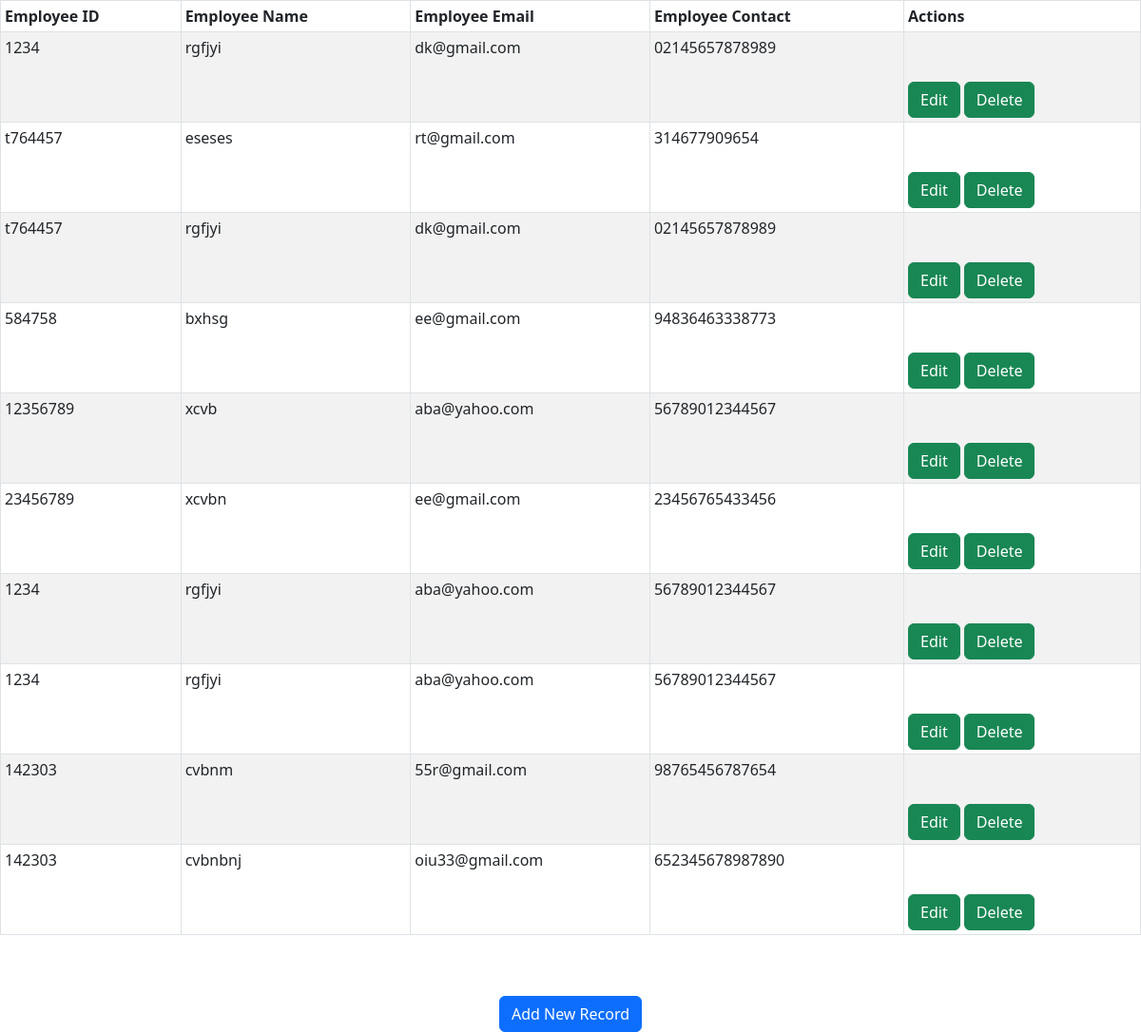
The page /show on the database as committed earlier.
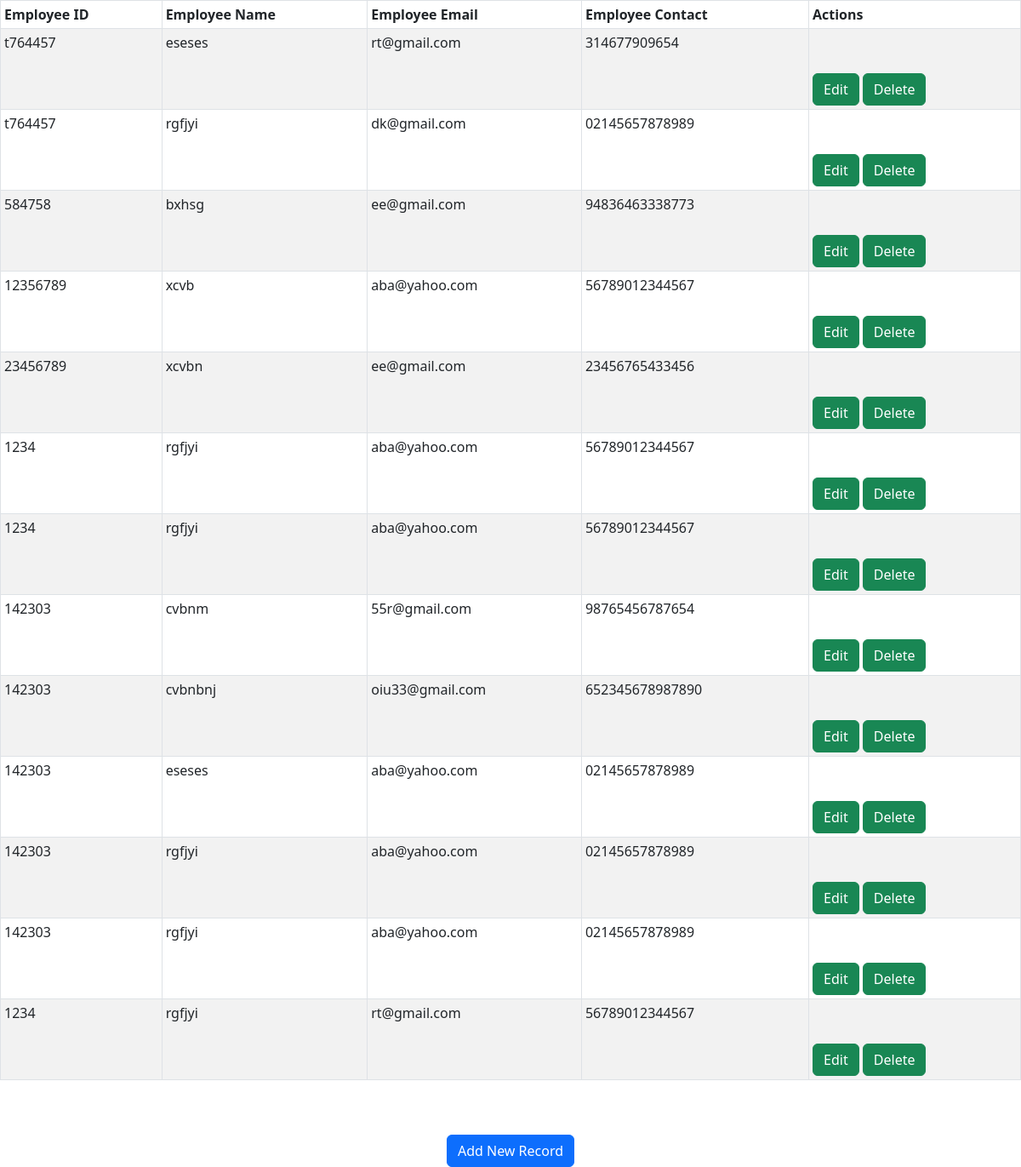
The same page on the database as committed later.
### employ/models.py (models this page shows)
class Employee(models.Model):
    eid = models.CharField(max_length=20)
    ename = models.CharField(max_length=100)
    eemail = models.EmailField()
    econtact = models.CharField(max_length=15)
    class Meta:
        db_table = 'employee'

### employ/views.py (the view)
# urls.py: path('show', views.show),
def show(request):
    employees = Employee.objects.all()
    return render(request, "show.html", {'employees': employees})

### employ/templates/show.html (shortened to what this page needs)
<!DOCTYPE html>
<html lang="en">
<head>
    <link href="https://cdn.jsdelivr.net/npm/bootstrap@5.3.0/dist/css/bootstrap.min.css" rel="stylesheet">
</head>
<body>
<table class="table table-striped table-bordered table-sm">
    <thead class="thead-dark">
    <tr>
        <th>Employee ID</th>
        <th>Employee Name</th>
        <th>Employee Email</th>
        <th>Employee Contact</th>
        <th>Actions</th>
    </tr>
    </thead>
    <tbody>
{% for employee in employees %}
    <tr>
        <td>{{ employee.eid }}</td>
        <td>{{ employee.ename }}</td>
        <td>{{ employee.eemail }}</td>
        <td>{{ employee.econtact }}</td>
        <td>
            <a href="/edit/{{ employee.id }}"><span class="glyphicon glyphicon-pencil mt-5 btn btn-success ">Edit</span></a>
            <a href="/delete/{{ employee.id }}"><span class="mt-5 btn btn-success">Delete</span></a>
        </td>
    </tr>
{% endfor %}
    </tbody>
</table>
<br>
<br>
<center><a href="/emp" class="btn btn-primary">Add New Record</a></center>
</body>
</html>

Rows that differ between the two databases and show on the page:
removed Employee: eid "1234", ename "rgfjyi", eemail "dk@gmail.com", econtact "02145657878989"
added Employee: eid "142303", ename "eseses", eemail "aba@yahoo.com", econtact "02145657878989"
added Employee: eid "142303", ename "rgfjyi", eemail "aba@yahoo.com", econtact "02145657878989"
added Employee: eid "142303", ename "rgfjyi", eemail "aba@yahoo.com", econtact "02145657878989"
added Employee: eid "1234", ename "rgfjyi", eemail "rt@gmail.com", econtact "56789012344567"
